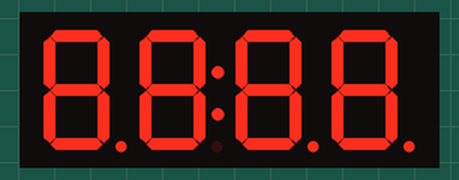
Simulated run of this sketch. Board: Arduino Uno, built with avr-gcc and run on an emulated ATmega328P. On the bench: 4-digit seven-segment display.

Above: at 0.1 s.
At 1.1 s:
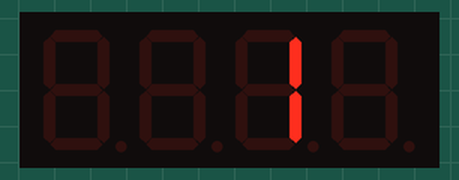

The sketch:

H3.ino
```cpp
#include <Arduino.h>
#include <TM1637Display.h>
#include "DisplayUs.h"
#include "DisplayBuilder.h"
#define CLK 17
#define DIO 16

#define DELAY 1000
#define brightness 0x0f
int state; //saída
uint8_t dado; //saída
int mode,enable,andar,updownstop,reset; //entrada

int startTime,currentTime;

DisplayUs* disUs = NULL;
DisplayBuilder* disBuilder = NULL;

void setup() {
  Serial.begin(9600);
  disUs = new DisplayUs;
  disBuilder = new DisplayBuilder;
  disBuilder->setEnable(1);
  disBuilder->buildDisplay(CLK,DIO);
  disBuilder->setupDisplay(brightness);
  disUs->setAndar(0);
  disUs->setUpDownStop(0);
}

void loop() {
  state = disUs->getState();
  andar = disUs->getAndar();
  updownstop = disUs->getUpdownstop();
  switch(state){
    case 0:
      startTime = millis();
      disUs->doMicroservice();
      break;
    case 1:
      currentTime = millis();
      disBuilder->setAllDigits(0xff);
      disBuilder->printDataDisplay();
      if(currentTime-startTime>=DELAY) disUs->setMode(1);
      disUs->doMicroservice();
      break;
    case 2:
      disBuilder->setData(updownstop,andar);
      disBuilder->printDataDisplay();
      disUs->doMicroservice();
      break;
    default:
      disBuilder->setAllDigits(0x00);
      disBuilder->printDataDisplay();
      disUs->doMicroservice();
      break;
  }
}
```

Builder.h
```cpp
#ifndef C__USERS_MIGUELGRIMM_DESKTOP_CPPLINT_MASTER_BUILDER_H_
#define C__USERS_MIGUELGRIMM_DESKTOP_CPPLINT_MASTER_BUILDER_H_

class Builder
{


public:


  /*! Configuração da fábrica */
  Builder ()
  {
    /*! Configura as entradas da fábrica */
    enable       = 0;

    /*! Configura o controle da fábrica */
    newActive    = 1;
    enableActive = 1;
    setupActive  = 1;
    setActive ();
  }


  /*! Entrada da fábrica */
  void setEnable (int enable)
  {
    if ((enable >= 0) && (enable <= 1))
    {
      /*! Ajusta a entrada de habilita */
      Builder::enable = enable;

      /*! Ajusta a saída de sinalização */
      enableActive = 1;
      setActive ();
    }
    else
    {
      /*! Ajusta a saída de sinalização */
      enableActive = 0;
      setActive ();
    }
  }

  /*! Saída da fábrica */
  int getActive ()
  {
    return active;
  }


protected:


  /*! Saída da fábrica */
  virtual void setActive ()
  {
    active = newActive & enableActive & setupActive;
  }

  /*! Entrada da fábrica */
  int    enable;

  /*! Controles da fábrica */
  int    enableActive;
  int    newActive;
  int    setupActive;

  /*! Saída da fábrica */
  int    active;

};


#endif // C__USERS_MIGUELGRIMM_DESKTOP_CPPLINT_MASTER_BUILDER_H_
```

DisplayBuilder.h
```cpp
#include "Arduino.h"

#ifndef C__USERS_MIGUELGRIMM_DESKTOP_CPPLINT_MASTER_LOGICBUILDER_H_
#define C__USERS_MIGUELGRIMM_DESKTOP_CPPLINT_MASTER_LOGICBUILDER_H_

#include <TM1637Display.h>
#include "Builder.h"
#define QTSEGMENTOS 4

class DisplayBuilder : public Builder
{

public:

  /*! --------------------------------------------------------------------------
   *  @brief      Configuração inicial do serviço da fábrica.
   *  --------------------------------------------------------------------------
   */
  DisplayBuilder ()
  {

    /*! Configura as refrências dos objetos da fábrica */
    aux[0]=aux[1]=aux[2]=aux[3]=0x00;
    display = NULL;
  }


  /*! --------------------------------------------------------------------------
   *  @brief      Liberação dos objetos lógicos criados na fábrica.
   *  --------------------------------------------------------------------------
   */
  ~DisplayBuilder (){
    /*! Libera todos os objetos lógicos da fábrica */
    deleteDisplay();

  }

  void buildDisplay (int pinClock,int pinDio){
    if (enable == 1){
      if (display == NULL){
        /*! Cria o objeto dinamicamente */
        display = new TM1637Display(pinClock,pinDio);
        newActive = 1;
      }
      else newActive = 0;

      DisplayBuilder::setActive ();
    }
  }

  void setupDisplay (int brightness=0x0f){
    if (enable == 1){
      if (display != NULL){
        /*! Configuração do display */
        display->setBrightness(brightness);
        setupActive = 1;
        setActive ();
      }
    }
  }

  void deleteDisplay (){
    if (display != NULL){
      delete display;
      display = NULL;
    }
  }

  TM1637Display* getDisplay(){
    if(enable == 1){
      return display;
    }
    return NULL;
  }

  uint8_t* getData(){
    return data;
  }

  void setData(int updownstop,int andar){
    data[0]=data[1]=data[3]=0x00;
    if(updownstop==1) data[1] = SEG_E | SEG_D | SEG_C;
    else if(updownstop==2) data[1] = SEG_F | SEG_A | SEG_B;
    data[2] = display->encodeDigit(andar+1);
  }

  void setAllDigits(int value=0xff){
    for(int i=0;i<QTSEGMENTOS;i++) data[i]=value;
  }

  void printDataDisplay(){
    if(isDataChanged()){
      display->clear();
      display->setSegments(data);
    }
  }

  int isDataChanged(){
    int inequal=0;
    for(int i=0;i<QTSEGMENTOS;i++){
      if(data[i]!=aux[i]) inequal=1;
      aux[i]=data[i];
    }
    return inequal;
  }

private:
  /*! Objetos lógicos da fábrica */
  uint8_t data[4],aux[4];
  TM1637Display* display;
};


#endif // C__USERS_MIGUELGRIMM_DESKTOP_CPPLINT_MASTER_LOGICBUILDER_H_
```

DisplayUs.h
```cpp
#ifndef C__USERS_MIGUELGRIMM_DESKTOP_CPPLINT_MASTER_SEMAFOROUS_H_
#define C__USERS_MIGUELGRIMM_DESKTOP_CPPLINT_MASTER_SEMAFOROUS_H_


#include "Microservice.h"
#define QTSEGMENTOS 4

enum class stateType : int
{
  wait_for_test = 0,
  testing = 1,
  set_display = 2,
  noise = 3
};

class DisplayUs : public Microservice
{


public:
  /*! --------------------------------------------------------------------------
   *  @brief      Configuração inicial do serviço.
   *  --------------------------------------------------------------------------
   */
  DisplayUs ()
  {
    /*! Configura as entradas do microsserviço */
    mode       = 0;
    reset      = 0;
    andar      = 0; //[0,2]
    updownstop = 0; // 0 - parado, 1 - descendo, 2 - subindo
    start      = 0;

    /*! Ajusta a saída de sinalização */
    state = stateType::wait_for_test;
    classActive = 1;
    logicActive = 1;
    startActive = 1;
    setActive ();
  }


  /*! --------------------------------------------------------------------------
   *  @brief      Executa o reset di microsserviço habilitado.
   *  --------------------------------------------------------------------------
   */
  void doResetMicroservice ()
  {
    if ((enable == 1) && (active == 1))
    {

      mode = 0;
      state = stateType::wait_for_test;
      doMicroservice();

    }
  }


  /*! --------------------------------------------------------------------------
   * @brief      Realiza a partida no serviço.
   *
   * @param[in]  fibo  -  1, Endereço do objeto do contador crescente.
   * ---------------------------------------------------------------------------
   */
  void setStart (int start)
  {
    if ((start >= 0) && (start <= 1))
    {
      /*! Guarda a entrada de controle. */
      DisplayUs::start = start;

      /*! Ajusta a saída de sinalização. */
      startActive = 1;
    }
    else
    {
      /*! Ajusta a saída de sinalização. */
      startActive = 0;
    }
    setActive ();
  }


  /*! --------------------------------------------------------------------------
   *  @brief      Execução do microsserviço de sinalização.
   *  --------------------------------------------------------------------------
   */
  void doMicroservice ()
  {
    if ((enable == 1) && (active == 1))
    {
      switch (state)
      {
        case stateType::wait_for_test:
            state = stateType::testing;
            break;
        case stateType::testing:
            if(mode==1 || reset==1) state = stateType::set_display;
            break;
        case stateType::set_display:
            mode=1;
            break;
        case stateType::noise:
            state = stateType::wait_for_test;
            break;
        default:
            state = stateType::wait_for_test;
            break;
      }
    }
  }


  /*! --------------------------------------------------------------------------
   *  @brief      Adquire o valor da saída de sinalização.
   *
   *  @return     Valor da saída de sinalização.
   * ---------------------------------------------------------------------------
   */
  int getTesteOk(){
      return (stateType::set_display)==state;
  }

  int getActive ()
  {
      return active;
  }

  int getState ()
  {
      return (int) state;
  }

  int getAndar(){
      return andar;
  }

  int getUpdownstop(){
      return updownstop;
  }

  int getDigit(int indice){
      return data[indice];
  }

  void setReset(int reset){
      DisplayUs::reset = reset;
  }

  void setMode(int mode){
      DisplayUs::mode = mode;
  }

  void setAndar(int andar){
      DisplayUs::andar = andar;
  }

  void setUpDownStop(int updownstop){
      DisplayUs::updownstop = updownstop;
  }

private:


  void setActive ()
  {
    /*! Ajuste com a situação do microsserviço */
    Microservice::setActive ();

    active &= classActive & logicActive & startActive;
  }

  /*! Entradas do microsserviço */
  int             mode;
  int             reset;
  int             andar;
  int             updownstop;

  /*! Controle do microsserviço */
  stateType       state = stateType::wait_for_test;
  int             start;
  int             classActive,
                  logicActive,
                  startActive;

  /*! Saída do microsserviço */
  int data[QTSEGMENTOS]={0xff,0xff,0xff,0xff};
};

#endif // C__USERS_MIGUELGRIMM_DESKTOP_CPPLINT_MASTER_SEMAFOROUS_H_
```

Microservice.h
```cpp
#ifndef C__USERS_MIGUELGRIMM_DESKTOP_CPPLINT_MASTER_MICROSERVICE_H_
#define C__USERS_MIGUELGRIMM_DESKTOP_CPPLINT_MASTER_MICROSERVICE_H_


class Microservice
{


public:


  /*! Configuração do microsserviço */
  Microservice ()
  {

    /*! Configura as entradas */
    enable        = 1;

    /*! Configura as saídas */
    partialResult = 0;
    result        = 0;

    /*! Ajusta a saída de sinalização */
    enableActive = 1;
    setActive ();

  }


  /*! --------------------------------------------------------------------------
   * @brief      Ajusta a entrada de habilita do microsserviço.
   *
   * @param[in]  enable   -  0..1, Valor de habilita/desabilita a operação
   *                               da lógica.
   * ---------------------------------------------------------------------------
   */
  void setEnable (int enable)
  {

    /*! Ajusta a entrada enable */
    if ((enable >= 0) && (enable <= 1))
    {
      Microservice::enable = enable;

      /*! Ajusta a saída de sinalização */
      enableActive = 1;
    }
    else
    {
      /*! Ajusta a saída de sinalização */
      enableActive = 0;
    }
    setActive ();

  }
  /*! --------------------------------------------------------------------------
   *  @brief      Executa o microsserviço caso este esteja habilitado.
   *  --------------------------------------------------------------------------
   */
  virtual void doMicroservice () = 0;


  /*! --------------------------------------------------------------------------
   *  @brief      Executa o reset caso o microsserviço esteja habilitado.
   *  --------------------------------------------------------------------------
   */
  virtual void doResetMicroservice () = 0;


  /*! --------------------------------------------------------------------------
   *  @brief      Adquire o valor da saída parcial do microsserviço.
   *
   *  @return     Valor do resultado parcial.
   *  --------------------------------------------------------------------------
   */
  unsigned int getPartialResult ()
  {
    return partialResult;
  }


  /*! --------------------------------------------------------------------------
   *  @brief      Adquire o valor da saída final do microsserviço.
   *
   *  @return     Valor do resultado final.
   *  --------------------------------------------------------------------------
   */
  unsigned int getResult ()
  {
    return result;
  }


  /*! --------------------------------------------------------------------------
   *  @brief      Adquire o valor da saída de sinalização.
   *
   *  @return     Valor da saída de sinalização.
   * ---------------------------------------------------------------------------
   */

protected:


  void setActive ()
  {
    active = enableActive;
  }

  /*! Entrada do microsserviço */
  int             enable;

  /*! Controle de sinalização do microsserviço */
  int             enableActive;

  /*! Saídas do microsserviço */
  unsigned int    partialResult;
  unsigned int    result;

  int             active;

};

#endif // C__USERS_MIGUELGRIMM_DESKTOP_CPPLINT_MASTER_MICROSERVICE_H_
```

Measured:
- what the display in image 0 shows lasts 1.0 s, from 0.0 s to 1.0 s
